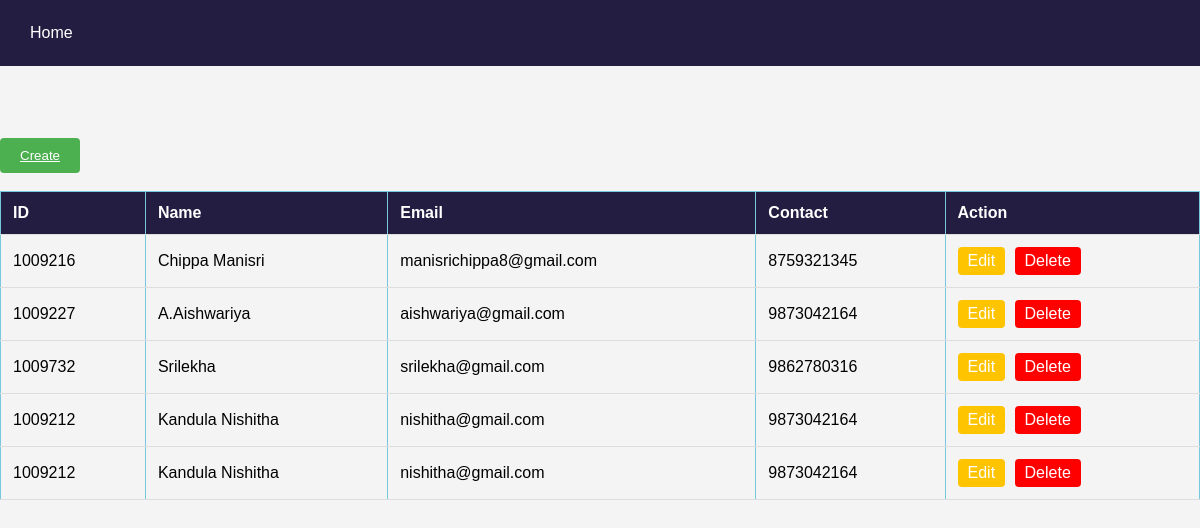
The page /show on the database its author committed.
### employee/models.py (models this page shows, shortened)
class Employee(models.Model):
    eid = models.CharField(max_length=20)  #define all the fileds req
    ename = models.CharField(max_length=100)
    eemail = models.EmailField()
    econtact = models.CharField(max_length=15)
    class Meta:
        db_table = "employee"  #dbase table name

### employee/views.py (the view)
# urls.py: path('show',views.show),
def show(request):
    employees = Employee.objects.all()
    return render(request,"show.html",{'employees':employees})

### employee/templates/show.html (shortened to what this page needs)
<!DOCTYPE html>
<html lang="en">
<head>
    {% load static %}
    <link rel="stylesheet" href="{% static 'css/style.css' %}">
</head>
<body>
    <div class="navbar">
        <a href="#">Home</a>
    </div>
    <br>
    <br>
    <br>
    <br>
    <button><a style="color:white;" href="/emp">Create</a></button>
    <br>
    <br>
    <table>
        <thead>
            <tr>
                <th>ID</th>
                <th>Name</th>
                <th>Email</th>
                <th>Contact</th>
                <th>Action</th>
            </tr>
        </thead>
        <tbody>
            {% for employee in employees %}
            <tr>
                <td>{{ employee.eid }}</td>
                <td>{{employee.ename}}</td>
                <td>{{employee.eemail}}</td>
                <td>{{employee.econtact}}</td>
                <td>
                    <a href="/edit/{{ employee.id }}" style="background-color: rgb(255, 196, 0)">Edit</a>
                    <a href="/delete/{{employee.id}}" style="background-color: red"
                        ,onclick="openModalForDelete({{ employee.id }})">Delete</a>
                </td>
            </tr>
            {% endfor %}
        </tbody>
    </table>
</body>
</html>

### employee/static/css/style.css (style rules this page uses)
body { background: #eee; height: 100%; margin: 25px 0; padding-left: 300px; }
table, th, td { border: 1px solid rgb(118, 200, 221); }
th { background-color: #04AA6D; color: white; }
button { border-radius: 12px; color: aqua; background-color: #04AA6D; cursor: pointer; }

### employee/templates/show.html (style rules this page uses)
table { width: 100%; border-collapse: collapse; }
th, td { padding: 12px; text-align: left; border-bottom: 1px solid #ddd; }
th { background-color: #221d41; }
td a { display: inline-block; padding: 5px 10px; text-decoration: none; border-radius: 4px; color: white; margin-right: 5px; }
button { padding: 10px 20px; background-color: #4caf50; color: white; border: none; border-radius: 4px; text-decoration: none; }
body { font-family: Arial, sans-serif; background-color: #f4f4f4; margin: 0; padding: 0; }
.navbar { overflow: hidden; background-color: #221d41; padding: 10px; }
.navbar a { float: left; display: block; color: white; text-align: center; padding: 14px 20px; text-decoration: none; }

### rows shown on the page
Employee: eid "1009216", ename "Chippa Manisri", eemail "manisrichippa8@gmail.com", econtact "8759321345"
Employee: eid "1009227", ename "A.Aishwariya", eemail "aishwariya@gmail.com", econtact "9873042164"
Employee: eid "1009732", ename "Srilekha", eemail "srilekha@gmail.com", econtact "9862780316"
Employee: eid "1009212", ename "Kandula Nishitha", eemail "nishitha@gmail.com", econtact "9873042164"
Employee: eid "1009212", ename "Kandula Nishitha", eemail "nishitha@gmail.com", econtact "9873042164"
